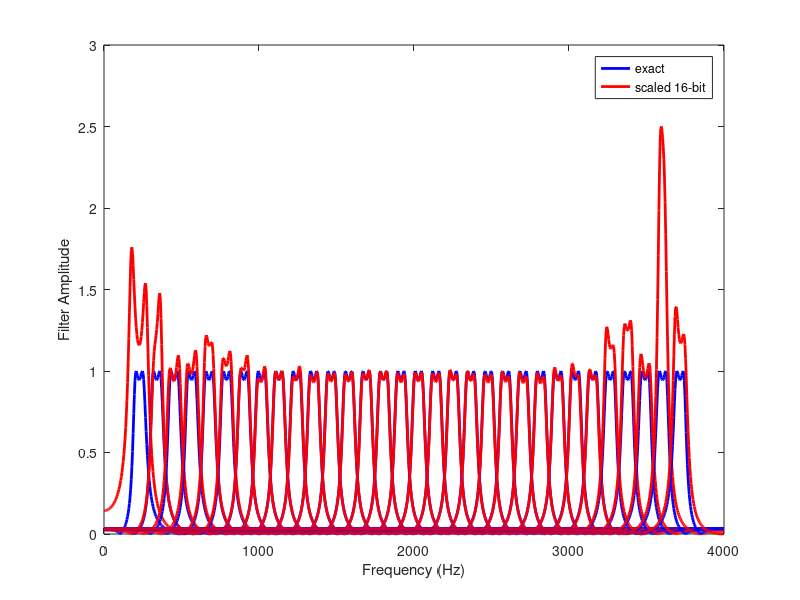

MATLAB code to generate this figure:
%% Bandpass Filter Generation

% Clear variables
clear all
clf;
clc;

% Setup the figure.
figure(1);

% Setup the variables
bins = 32;          % Frequency bins
fstart = 0.05;      % Start frequency
fend = 0.95;        % End frequency
verilog = 0;        % Set to 1 to generate Verilog
pbrip = .5;         % Pass band ripple
sbrip = 30;         % Stop band rejection

counter = 0;        % Verilog index number

% For each frequency bin
for k = fstart:(fend-fstart)/bins:fend-(fend-fstart)/bins
    % Scale fails by default
    fail = 1;
    scale = 1;

    while (fail == 1)
        %The scale has to be adjusted so that filter coefficients are
        % -1.0<coeff<1.0
        %Scaling performed is 2^(-scale)
        
        %For lowpass, set equal to normalized Freq (cutoff/(Fs/2))
        %For bandpass, set equal to normalized Freq vector ([low high]/(Fs/2))
        freq = [k k+(fend-fstart)/(2*bins)];
        
        %Filter order:
        %    use 2,4 for lowpass
        %        1,2 for bandpass
        %NOTE that for a bandpass filter (order) poles are generated for the high
        %and low cutoffs, so the total order is (order)*2
        order = 2;

        %could also use butter, or cheby1 or cheby2 or besself
        % but note that besself is lowpass only!
        [b a] = ellip(order,pbrip,sbrip, freq);

        b = b * (2^-scale) ;
        a = -a * (2^-scale) ;

        % Keep increasing scale until coeffs are safe
        if(sum(abs(b) >= 1) | sum(abs(a) >= 1))
            fail = 1;
            scale = scale + 1;
            if (verilog == 0)
                fprintf('\nRetrying %f with new scale factor %d', k, scale);
            end
        else
            fail = 0;
        end
    end

    ordera = order*length(freq);
    if ordera==2
        scstr = 'IIR2 filter';
    elseif ordera==4
        scstr = 'IIR4 filter';
    else
        error('order*length(freq) must equal 2 or 4')
    end

    % Generate Verilog code if requested.
    if (verilog)
        disp(' ')
        fprintf('//Filter: cutoff=%f \n',freq)
        fprintf('%s%d (\n',scstr, counter);
        fprintf('     .audio_out (filter%d_out), \n',counter)
        fprintf('     .audio_in (adc_sample), \n')
        fprintf('     .scale (3''d%1d), \n', scale)
        for i=1:length(b)
            if b(i)>=0
                fprintf('     .b%1d (18''h%s), \n', i, dec2hex(fix(2^16*b(i)))) ;
            else
                fprintf('     .b%1d (18''h%s), \n', i, dec2hex(bitcmp(fix(2^16*-b(i)),18)+1));
            end
        end

        for i=2:length(a)
            if a(i)>=0
                fprintf('     .a%1d (18''h%s), \n', i, dec2hex(fix(2^16*a(i))));
            else
                fprintf('     .a%1d (18''h%s), \n', i,dec2hex(bitcmp(fix(2^16*-a(i)),18)+1));
            end
        end

        fprintf('     .state_clk(AUD_CTRL_CLK), \n');
        fprintf('     .lr_clk(AUD_DACLRCK), \n');
        fprintf('     .reset(reset) \n');
        fprintf(') ; //end filter \n');

        counter = counter + 1;
    end

    %sampling rate on DE2 board
    Fs = 8000;

    [b a] = ellip(order,pbrip,sbrip, freq);

    [fresponse, ffreq] = freqz(b,a,1000);
    plot(ffreq/pi*Fs/2,abs(fresponse), 'b', 'linewidth',2);
    hold on

    b = fix((b*(2^-scale))*2^16)/2^16 ;
    a = fix((a*(2^-scale))*2^16)/2^16 ;

    [fresponse, ffreq] = freqz(b,a,1000);
    plot(ffreq/pi*Fs/2,abs(fresponse), 'r', 'linewidth',2);
end

% Wrap up the figure
xlabel('Frequency (Hz)'); ylabel('Filter Amplitude');
legend('exact','scaled 16-bit');